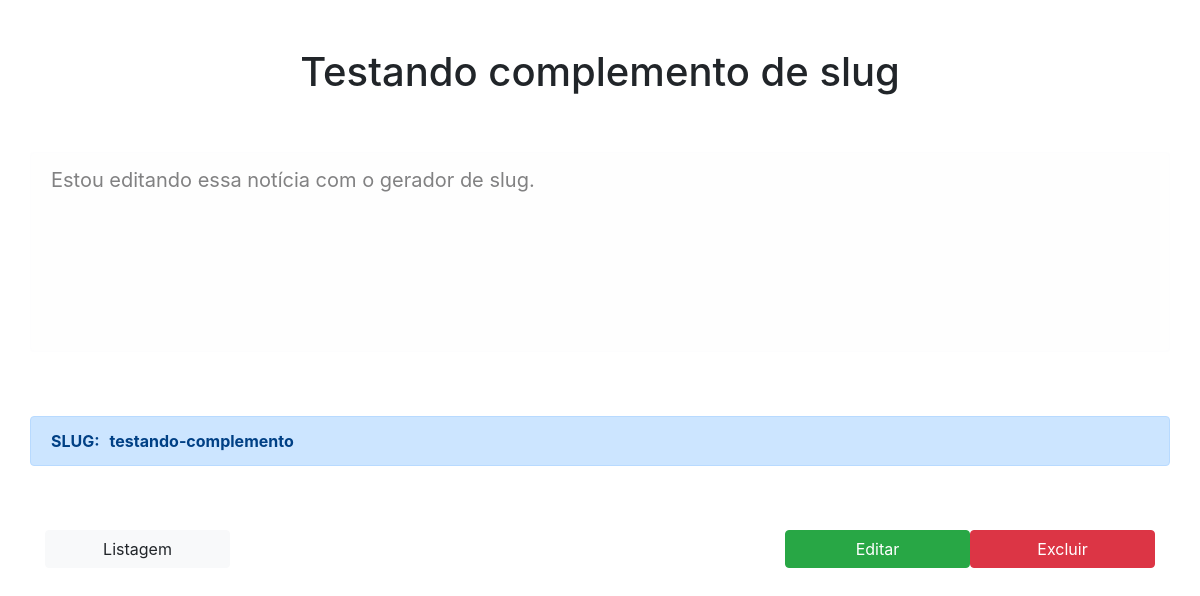
Screenshot of /detalhes.php?codigo=5 with the database file from the repository.
### tables this page shows
CREATE TABLE IF NOT EXISTS `noticia` (
  `id` int(11) NOT NULL AUTO_INCREMENT,
  `titulo` varchar(255) DEFAULT NULL,
  `descricao` longtext,
  PRIMARY KEY (`id`)
);

### functions.php (called while the page is built, shortened)
<?php
$conexao = mysqli_connect('localhost','root','', 'crud_sem_lacos');
function get_conexao() {
    global $conexao;
    return $conexao;
}
function db_select($comando, $array=array(), $cabecalho=false) {
    $comando = !empty($array) ? sf($comando, $array) : $comando;
    $resultado = mysqli_query(get_conexao(), $comando);
    $saida = mysqli_fetch_all($resultado);
    $lista = array();
    $campos = campos($resultado);
    array_walk($saida, function($elementoPai, $chavePai) use (&$lista, $campos) {
        array_walk($elementoPai, function($valor, $chave) use (&$lista, $campos, $chavePai){
            $lista[$chavePai][$campos[$chave]] = $valor;
        });
    });
    $saida = $lista;
    array_walk_recursive($saida, function(&$item){
        $item = utf8_encode($item);
    });
    return $saida;
}
function db_select_one($comando, $array=array(), $cabecalho=false) {
    $retorno = db_select($comando, $array, $cabecalho);
    if (count($retorno) == 1) {
        $retorno = array_shift($retorno);
    } else {
        $retorno = false;
    }
    return $retorno;
}
function campos($resultado){
    $saida = mysqli_fetch_fields($resultado);
    array_walk($saida, function (&$campo) {
        $campo = $campo->name;
    });
    return $saida;
}
function sf($string, $array) {
    array_walk($array, function ($valor, $chave) use (&$string){
        $string = str_replace(":".$chave, $valor, $string);
    });
    return $string;
}

### detalhes.php (the view, shortened to what this page needs)
<?php
require_once('functions.php');
$sql = '
    SELECT
        n.id,
        n.titulo,
        n.descricao,
        IF(CONCAT(s.slug,"-",s.complemento) IS NOT NULL, CONCAT(s.slug,"-",s.complemento), s.slug) slug
    FROM
        noticia n
    LEFT JOIN
        slug s ON s.id_noticia = n.id
    WHERE
        n.id = ":codigo"
';
$noticia = db_select_one($sql, array(
    'codigo' => !empty($_GET['codigo']) ? $_GET['codigo'] : ""
));
?>
<!DOCTYPE html>
<html lang="pt-br">
    <head>
        <link rel="stylesheet" href="bootstrap/dist/css/bootstrap.min.css" />
    </head>
    <body>
        <div class="container">
            <br clear="both">
            <br clear="both">
            <div class="row div-titulo">
                <h1><?php echo $noticia['titulo']; ?></h1>
            </div>
            <br clear="both">
            <br clear="both">
            <div class="row div-corpo alert alert-light">
                <?php echo $noticia['descricao']; ?>
            </div>
            <br clear="both">
            <br clear="both">
            <div class="row div-slug alert alert-primary">
                <span class="slug">SLUG: </span><?php echo $noticia['slug']; ?>
            </div>
            <br clear="both">
            <br clear="both">
            <a href="/index.php" class="btn btn-light float-left col-md-2">
                Listagem
            </a>
            <a href="#modal" data-toggle="modal" data-target="#myModal" class="btn btn-danger float-right col-md-2">
                Excluir
            </a>
            <a href="/editar.php?codigo=<?php echo $noticia['id']; ?>" id="excluir" class="btn btn-success float-right col-md-2">
                Editar
            </a>
        </div>
    </body>
</html>

### detalhes.php (style rules this page uses)
.div-titulo { display: flex; flex-wrap: wrap; justify-content: center; }
.div-corpo { min-height:200px; font-size:20px; }
.div-slug { font-weight:bold; }
.slug { margin-right:10px; }

### rows the page displays
noticia: titulo "Testando complemento de slug", descricao "Estou editando essa notícia com o gerador de slug."

### other values shown
$noticia['slug'] "testando-complemento"
